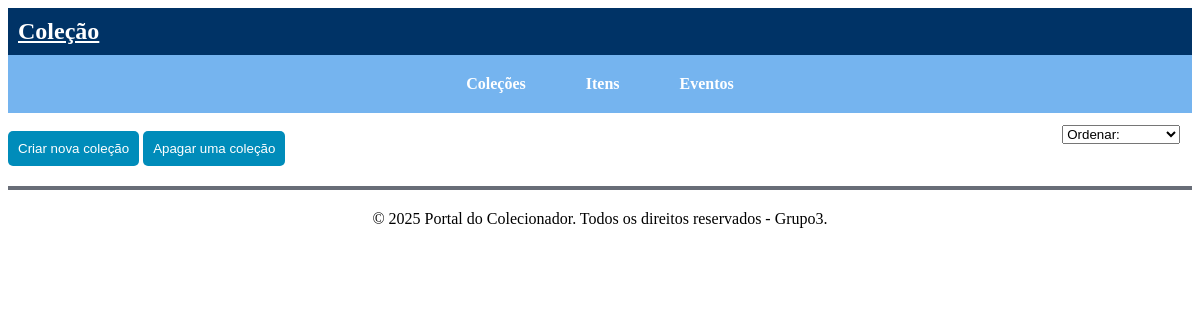
Page /UserInterface/colecoes.php on the earlier database version.
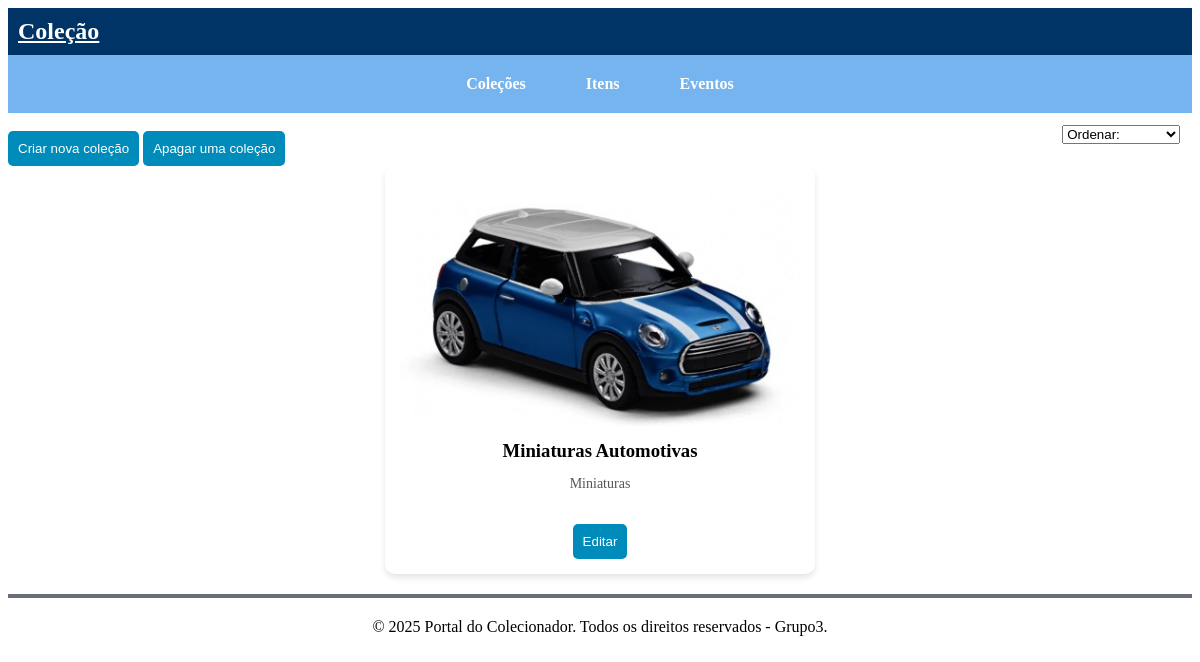
Same page on the later database version.
### tables this page shows
CREATE TABLE `colecao` (
  `colecoes_id` int(11) NOT NULL,
  `nome` varchar(255) NOT NULL,
  `tipo` varchar(255) NOT NULL,
  `imagem` varchar(255) NOT NULL
);

### BusinessLogicLayer.php (called while the page is built, shortened)
<?php
    include "DataAccessLayer.php";
    class BLL {
        private $dal;
        function __construct() {
            $this->dal = new DAL();
        }
        function obterTodasColecoes() {
            return $this->dal->getAllColecoes();
        }
        function setDropBoxOptionsColecao() {
            try {
                $colecoes = $this->dal->getAllColecoes();
            } catch (RuntimeException $e) {
                echo "<option value='ERR'>" . $e->getMessage() . "</option>";
            }
        }
    }
?>

### DataAccessLayer.php (called while the page is built, shortened)
 <?php
    class DAL {
        private $conn;
        function __construct() {
            $this->conn = new mysqli('localhost', 'root', '', 'sinf1_g3');
        }
        private function fetchAllFromTable($tableName) {
            $stmt = $this->conn->prepare("SELECT * FROM $tableName");
            if ($stmt) {
                $stmt->execute();
                $result = $stmt->get_result();
                return $result->fetch_all(MYSQLI_ASSOC);
            }
            return null;
        }
        function getAllColecoes() {
            return $this->fetchAllFromTable("colecao");
        }
    }
?>

### UserInterface/colecoes.php (the view, shortened to what this page needs)
<?php
    include '../BusinessLogicLayer.php';
    $bll = new BLL();
    $colecoes = $bll->obterTodasColecoes();
?>
<!DOCTYPE html>
<html lang="pt">
    <head>
        <link rel="stylesheet" href="../css/styles.css">
    </head>
    <body>
        <header>
            <div class="top-bar">
                <div class="logo"><a href="colecoes.php">Coleção</a></div>
            </div>
            <nav class="navbar">
                <ul class="nav-links">
                    <li class="nav-item dropdown">
                        <a href="colecoes.php">Coleções</a>
                    </li>
                    <li class="nav-item dropdown">
                        <a href="itens.php">Itens</a>
                    </li>
                    <li class="nav-item dropdown">
                        <a href="eventos.php">Eventos</a>
                    </li>
                </ul>
            </nav>
        </header>
        <select id="" style="float: right;margin-right:1%;margin-top: 1%; margin-bottom: 0%;">
            <option value="">Ordenar:</option>
        </select>
        <br>
        <button id="openPopupBtn" class="button">Criar nova coleção</button>
        <button id="showDeleteFormBtn" class="button">Apagar uma coleção</button>
                <?php $bll->setDropBoxOptionsColecao() ?>
        <section class="colecoes-lista">
            <div class="collection-container">
                <?php foreach ($colecoes as $colecao): ?>
                    <?php
                        $nome = htmlspecialchars($colecao['nome'], ENT_QUOTES);
                        $tipo = htmlspecialchars($colecao['tipo'], ENT_QUOTES);
                        $imagem = htmlspecialchars($colecao['imagem'], ENT_QUOTES);
                    ?>
                    <div class="collection-item">
                        <img src="../imagens/<?php echo htmlspecialchars($colecao['imagem']); ?>" alt="Imagem da coleção">
                        <h3><?php echo htmlspecialchars($colecao['nome']); ?></h3>
                        <p><?php echo htmlspecialchars($colecao['tipo']); ?></p>
                        <br>
                        <button onclick="abrirModalEdicao(<?= (int) $colecao['colecoes_id'] ?>, '<?= $nome ?>', '<?= $tipo ?>', '<?= $imagem ?>')">Editar</button>
                    </div>
                <?php endforeach; ?>
            </div>
        </section>
        <footer>
            <hr class="colored-line">
            <p style="text-align: center;">&copy; 2025 Portal do Colecionador. Todos os direitos reservados - Grupo3.</p>
        </footer>
    </body>
</html>

Differences in the rows shown:
added colecao: imagem (picture), nome "Miniaturas Automotivas", tipo "Miniaturas"
